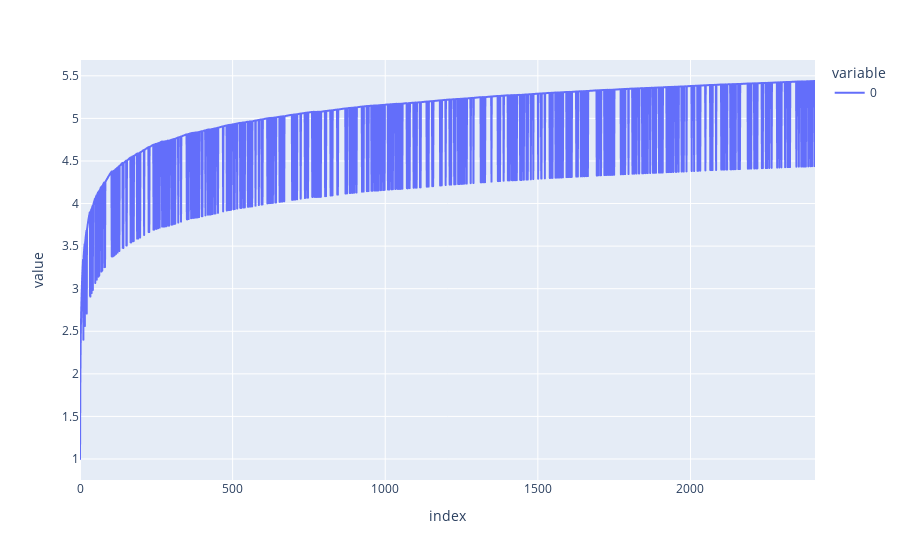

Notebook code cell kept with this figure:
### Code cell
px.line(mc_a.returns[2])

### Figure 1 — Plotly figure (JSON) as saved in the notebook; plotly's stock layout.template omitted (floating-point values rounded to 4 significant figures; data arrays with more than 128 entries replaced by an {"elided": "..."} marker saying what was removed)
{"data": [{"hovertemplate": "variable=0<br>index=%{x}<br>value=%{y}<extra></extra>", "legendgroup": "0", "line": {"color": "#636efa", "dash": "solid"}, "marker": {"symbol": "circle"}, "mode": "lines", "name": "0", "showlegend": true, "type": "scattergl", "x": {"elided": "2409 int values"}, "xaxis": "x", "y": {"elided": "2409 float values"}, "yaxis": "y"}], "layout": {"legend": {"title": {"text": "variable"}, "tracegroupgap": 0}, "margin": {"t": 60}, "xaxis": {"anchor": "y", "domain": [0, 1], "title": {"text": "index"}}, "yaxis": {"anchor": "x", "domain": [0, 1], "title": {"text": "value"}}}}
